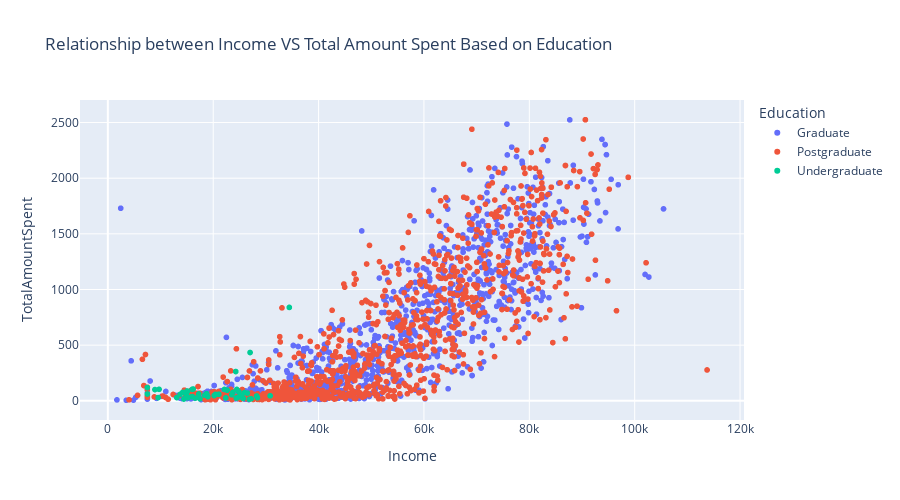

Source (notebook cell):
### Markdown cell above
## Multivariate Analysis
### Education VS Income VS TotalAmountSpent

### Code cell
fig = px.scatter(
    data_frame=df_cut,
    x = "Income",
    y= "TotalAmountSpent",
    title = "Relationship between Income VS Total Amount Spent Based on Education",
    color = "Education",
    height=500
)
fig.show()

### Figure 1 — Plotly figure (JSON) as saved in the notebook; plotly's stock layout.template omitted (floating-point values rounded to 4 significant figures; data arrays with more than 128 entries replaced by an {"elided": "..."} marker saying what was removed)
{"data": [{"hovertemplate": "Education=Graduate<br>Income=%{x}<br>TotalAmountSpent=%{y}<extra></extra>", "legendgroup": "Graduate", "marker": {"color": "#636efa", "symbol": "circle"}, "mode": "markers", "name": "Graduate", "showlegend": true, "type": "scattergl", "x": {"elided": "1113 int values"}, "xaxis": "x", "y": {"elided": "1113 int values"}, "yaxis": "y"}, {"hovertemplate": "Education=Postgraduate<br>Income=%{x}<br>TotalAmountSpent=%{y}<extra></extra>", "legendgroup": "Postgraduate", "marker": {"color": "#EF553B", "symbol": "circle"}, "mode": "markers", "name": "Postgraduate", "showlegend": true, "type": "scattergl", "x": {"elided": "1041 int values"}, "xaxis": "x", "y": {"elided": "1041 int values"}, "yaxis": "y"}, {"hovertemplate": "Education=Undergraduate<br>Income=%{x}<br>TotalAmountSpent=%{y}<extra></extra>", "legendgroup": "Undergraduate", "marker": {"color": "#00cc96", "symbol": "circle"}, "mode": "markers", "name": "Undergraduate", "showlegend": true, "type": "scattergl", "x": [7500, 24594, 9548, 28249, 24882, 24480, 27190, 24279, 30801, 18978, 25965, 21063, 13084, 17487, 20425, 26868, 25443, 14906, 15038, 22634, 16581, 14421, 23724, 15056, 8940, 25707, 7500, 26997, 18393, 24367, 17256, 22634, 13724, 24594, 15862, 9722, 18746, 23529, 28389, 16014, 28249, 20194, 24882, 34445, 22123, 22390, 14188, 20425, 16005, 15253, 26487, 25224, 16185, 14918], "xaxis": "x", "y": [61, 29, 29, 43, 80, 102, 18, 263, 45, 37, 74, 59, 29, 18, 57, 14, 32, 66, 80, 96, 24, 16, 75, 88, 101, 21, 119, 434, 50, 24, 62, 96, 58, 29, 36, 103, 64, 54, 28, 38, 43, 47, 80, 839, 102, 26, 75, 57, 103, 29, 69, 46, 106, 43], "yaxis": "y"}], "layout": {"height": 500, "legend": {"title": {"text": "Education"}, "tracegroupgap": 0}, "title": {"text": "Relationship between Income VS Total Amount Spent Based on Education"}, "xaxis": {"anchor": "y", "domain": [0, 1], "title": {"text": "Income"}}, "yaxis": {"anchor": "x", "domain": [0, 1], "title": {"text": "TotalAmountSpent"}}}}
